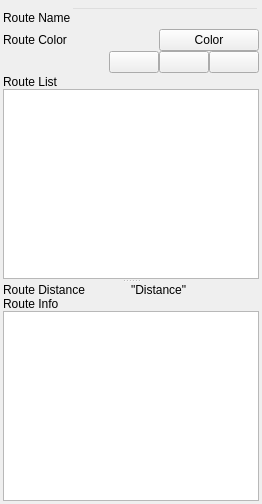
        <widget class="QWidget" name="tab_3">
         <attribute name="title">
          <string>Trade Routes</string>
         </attribute>
         <layout class="QVBoxLayout" name="verticalLayout_19">
          <property name="spacing">
           <number>0</number>
          </property>
          <property name="leftMargin">
           <number>3</number>
          </property>
          <property name="topMargin">
           <number>3</number>
          </property>
          <property name="rightMargin">
           <number>3</number>
          </property>
          <property name="bottomMargin">
           <number>3</number>
          </property>
          <item>
           <layout class="QGridLayout" name="gridLayout">
            <property name="topMargin">
             <number>4</number>
            </property>
            <property name="bottomMargin">
             <number>0</number>
            </property>
            <property name="spacing">
             <number>0</number>
            </property>
            <item row="0" column="0">
             <widget class="QLabel" name="label">
              <property name="styleSheet">
               <string notr="true">background-color: transparent;</string>
              </property>
              <property name="text">
               <string>Route Name</string>
              </property>
             </widget>
            </item>
            <item row="1" column="0">
             <widget class="QLabel" name="label_3">
              <property name="styleSheet">
               <string notr="true">background-color: transparent;</string>
              </property>
              <property name="text">
               <string>Route Color</string>
              </property>
             </widget>
            </item>
            <item row="1" column="2">
             <widget class="QtColorPicker" name="colorPicker">
              <property name="minimumSize">
               <size>
                <width>100</width>
                <height>0</height>
               </size>
              </property>
              <property name="toolTip">
               <string>Click here to choose the trade route color</string>
              </property>
              <property name="styleSheet">
               <string notr="true"/>
              </property>
              <property name="text">
               <string>Color</string>
              </property>
             </widget>
            </item>
            <item row="1" column="1">
             <spacer name="horizontalSpacer_3">
              <property name="orientation">
               <enum>Qt::Horizontal</enum>
              </property>
              <property name="sizeHint" stdset="0">
               <size>
                <width>40</width>
                <height>20</height>
               </size>
              </property>
             </spacer>
            </item>
            <item row="0" column="1" colspan="2">
             <widget class="QLineEdit" name="txtRouteName">
              <property name="styleSheet">
               <string notr="true">background-color: transparent;</string>
              </property>
             </widget>
            </item>
           </layout>
          </item>
          <item>
           <layout class="QHBoxLayout" name="horizontalLayout_5">
            <property name="spacing">
             <number>0</number>
            </property>
            <property name="topMargin">
             <number>0</number>
            </property>
            <property name="bottomMargin">
             <number>2</number>
            </property>
            <item>
             <spacer name="horizontalSpacer_2">
              <property name="orientation">
               <enum>Qt::Horizontal</enum>
              </property>
              <property name="sizeHint" stdset="0">
               <size>
                <width>40</width>
                <height>20</height>
               </size>
              </property>
             </spacer>
            </item>
            <item>
             <widget class="QPushButton" name="btnConfirmRoute">
              <property name="minimumSize">
               <size>
                <width>50</width>
                <height>0</height>
               </size>
              </property>
              <property name="toolTip">
               <string>Confirm operation</string>
              </property>
              <property name="styleSheet">
               <string notr="true"/>
              </property>
              <property name="text">
               <string/>
              </property>
              <property name="icon">
               <iconset resource="Resources.qrc">
                <normaloff>:/new/Bitmaps/pics/gtk-add.png</normaloff>:/new/Bitmaps/pics/gtk-add.png</iconset>
              </property>
             </widget>
            </item>
            <item>
             <widget class="QPushButton" name="btnDeleteRoute">
              <property name="minimumSize">
               <size>
                <width>50</width>
                <height>0</height>
               </size>
              </property>
              <property name="toolTip">
               <string>Delete selected trade route</string>
              </property>
              <property name="styleSheet">
               <string notr="true"/>
              </property>
              <property name="text">
               <string/>
              </property>
              <property name="icon">
               <iconset resource="Resources.qrc">
                <normaloff>:/new/Bitmaps/pics/list-remove.png</normaloff>:/new/Bitmaps/pics/list-remove.png</iconset>
              </property>
             </widget>
            </item>
            <item>
             <widget class="QPushButton" name="btnDeleteAllRoutes">
              <property name="minimumSize">
               <size>
                <width>50</width>
                <height>0</height>
               </size>
              </property>
              <property name="toolTip">
               <string>Delete all Trade Routes</string>
              </property>
              <property name="styleSheet">
               <string notr="true"/>
              </property>
              <property name="text">
               <string/>
              </property>
              <property name="icon">
               <iconset resource="Resources.qrc">
                <normaloff>:/new/Bitmaps/pics/delete_all.png</normaloff>:/new/Bitmaps/pics/delete_all.png</iconset>
              </property>
             </widget>
            </item>
           </layout>
          </item>
          <item>
           <widget class="QSplitter" name="splitter_2">
            <property name="orientation">
             <enum>Qt::Vertical</enum>
            </property>
            <widget class="QWidget" name="layoutWidget">
             <layout class="QVBoxLayout" name="verticalLayout_9">
              <property name="spacing">
               <number>0</number>
              </property>
              <item>
               <widget class="QLabel" name="label_4">
                <property name="text">
                 <string>Route List</string>
                </property>
               </widget>
              </item>
              <item>
               <widget class="QListWidget" name="gridTradeRoutes">
                <property name="minimumSize">
                 <size>
                  <width>200</width>
                  <height>0</height>
                 </size>
                </property>
                <property name="toolTip">
                 <string>Trade route list</string>
                </property>
                <property name="styleSheet">
                 <string notr="true"/>
                </property>
                <property name="alternatingRowColors">
                 <bool>true</bool>
                </property>
               </widget>
              </item>
             </layout>
            </widget>
            <widget class="QWidget" name="layoutWidget">
             <layout class="QVBoxLayout" name="verticalLayout_11">
              <property name="spacing">
               <number>0</number>
              </property>
              <item>
               <layout class="QGridLayout" name="gridLayout_2">
                <property name="spacing">
                 <number>0</number>
                </property>
                <item row="0" column="0">
                 <widget class="QLabel" name="label_5">
                  <property name="text">
                   <string>Route Distance</string>
                  </property>
                 </widget>
                </item>
                <item row="0" column="1">
                 <widget class="QLabel" name="lblRouteDistance">
                  <property name="text">
                   <string>&quot;Distance&quot;</string>
                  </property>
                 </widget>
                </item>
               </layout>
              </item>
              <item>
               <layout class="QVBoxLayout" name="verticalLayout_10">
                <property name="spacing">
                 <number>0</number>
                </property>
                <item>
                 <widget class="QLabel" name="label_6">
                  <property name="text">
                   <string>Route Info</string>
                  </property>
                 </widget>
                </item>
                <item>
                 <widget class="QTextEdit" name="webTradeRouteView">
                  <property name="styleSheet">
                   <string notr="true"/>
                  </property>
                 </widget>
                </item>
               </layout>
              </item>
             </layout>
            </widget>
           </widget>
          </item>
         </layout>
        </widget>
